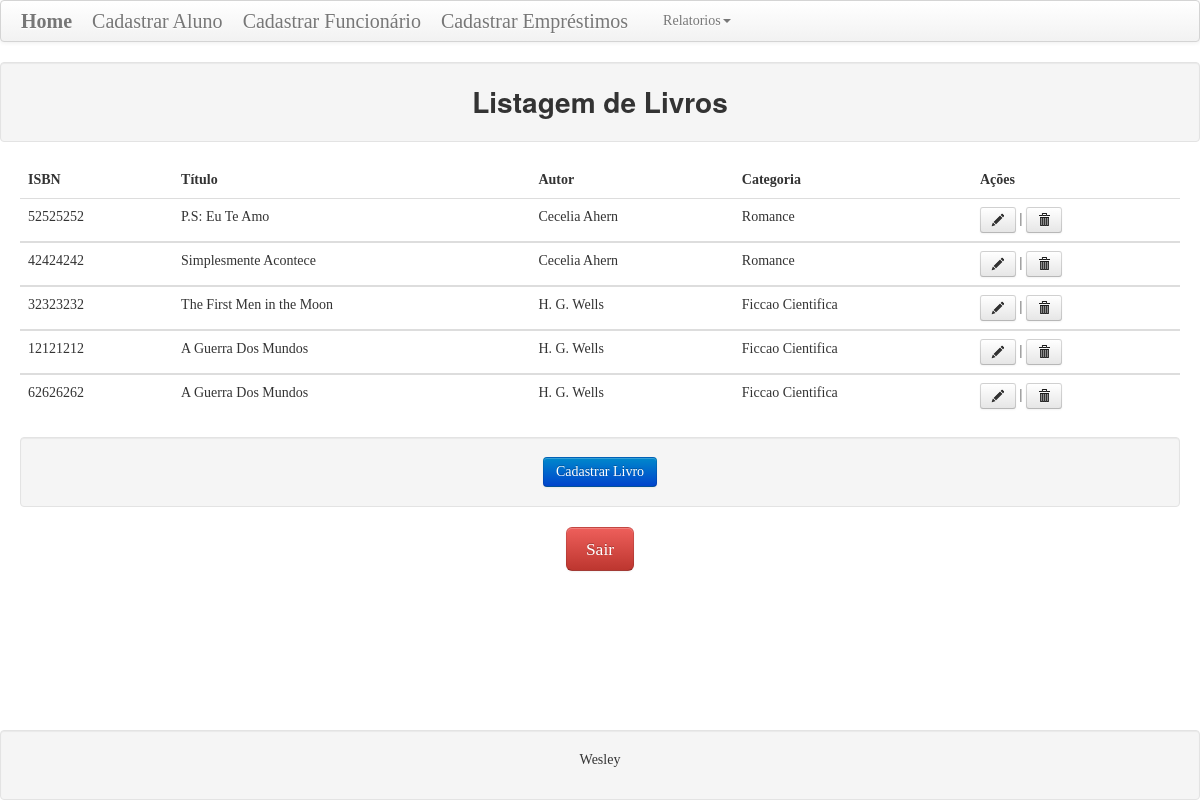
The app's page /home.php with its own data.
### tables this page shows
CREATE TABLE `livro` (
  `id_livro` int(9) NOT NULL,
  `isbn` int(90) NOT NULL,
  `categoria` varchar(20) NOT NULL,
  `autor` varchar(20) NOT NULL,
  `titulo` varchar(30) NOT NULL
);

### controlador/livro_controlador.php (called while the page is built, shortened)
<?php
require_once ('modelo/livro.php');
class livro_controlador {
    function lista() {
        $livro = new Livro();
        $livros = $livro -> listar();
        require_once ('visao/livro_lista.php');
    }
}
?>

### modelo/livro.php (called while the page is built, shortened)
<?php
class Livro {
    private $id, $isbn, $titulo, $autor, $categoria;
    function getId() {
        return $this -> id;
    }
    function setId($id) {
        $this -> id = $id;
    }
    function getIsbn() {
        return $this -> isbn;
    }
    function setIsbn($isbn) {
        $this -> isbn = $isbn;
    }
    function getTitulo() {
        return $this -> titulo;
    }
    function setTitulo($titulo) {
        $this -> titulo = $titulo;
    }
    function getAutor() {
        return $this -> autor;
    }
    function setAutor($autor) {
        $this -> autor = $autor;
    }
    function getCategoria() {
        return $this -> categoria;
    }
    function setCategoria($categoria) {
        $this -> categoria = $categoria;
    }
    function listar() {
        require_once ('modelo/db_conecta.php');
        $stmt = $conexao -> prepare("SELECT * FROM livro");
        $stmt -> execute();
        $livros = array();
        while ($item = $stmt -> fetch()) {
            $livro = new Livro();
            $livro -> setId($item['id_livro']);
            $livro -> setIsbn($item['isbn']);
            $livro -> setTitulo($item['titulo']);
            $livro -> setAutor($item['autor']);
            $livro -> setCategoria($item['categoria']);
            array_push($livros, $livro);
        }
        return $livros;
    }
}
?>

### visao/livro_lista.php (the view, shortened to what this page needs)
<!DOCTYPE html>
<html>
<head>
    <link rel="stylesheet" href="css/bootstrap.css" />
    <link rel="stylesheet" href="css/style.css" />
    <link rel="stylesheet" href="css/normalize.css" />
</head>
<body>
 <div class="navbar">
   <div class="navbar-inner">
      <div class="container">
      <a class="brand" href="home.php"><b>Home</b></a>
      <a class="brand" href="visao/cadastrar_aluno.php">Cadastrar Aluno</a>
      <a class="brand" href="visao/formulario_cadastro_func.php">Cadastrar Funcionário</a>
      <a class="brand" href="visao/form_emprestimos.php">Cadastrar Empréstimos</a>
                <ul class="nav navbar-nav">
                    <li class="dropdown"><a href="#" class="dropdown-toggle"
                        data-toggle="dropdown" role="button" aria-haspopup="true"
                        aria-expanded="false">Relatorios<span class="caret"></span></a>
					</li>
                </ul>
		</div>
   </div>
</div>
<h1 class="well" align="center">Listagem de Livros</h1>
 <div class="container-fluid">
    <table class="table table-hover">
    <thead>
        <tr>
        <th>ISBN</th>
        <th>Título</th>
        <th>Autor</th>
        <th>Categoria</th>
        <th>Ações</th>
    </tr>
    </thead>
    <?php foreach ($livros as $livro) { ?>
    <tbody>
    <tr>
        <td><?= $livro -> getIsbn() ?></td>
        <td><?= $livro -> getTitulo() ?></td>
        <td><?= $livro -> getAutor() ?></td>
        <td><?= $livro -> getCategoria() ?></td>
        <td>
        <a class="btn btn-small" rel="tooltip" data-placement="bottom" title="Editar Livro" id="editar" href="home.php?controlador=livro&acao=altera&id=<?= $livro -> getId() ?>"><i class="icon-pencil"></i></a> |
        <a class="btn btn-small" rel="tooltip" data-placement="bottom" title="Excluir Livro" id="excluir"  href="home.php?controlador=livro&acao=deleta&id=<?= $livro -> getId() ?>" onclick="return confirm('Confirma exclusão?')"><i class="icon-trash"></i></a>
        </td>
    </tr>
    </tbody>
    <?php } ?>
</table>
<p class="well alignMiddle"><a rel="tooltip" data-placement="bottom" title="Cadastrar Livro" id="cadastro" href="#myModal" role="button" data-toggle="modal" class="btn btn-primary">Cadastrar Livro</a></p>
</div>
<div class="navbar navbar-fixed-bottom  well">
    <p class="alignMiddle">
        Wesley
    </p>
</div>
</body>
</html>

### css/style.css (style rules this page uses)
* { margin: 0; padding: 0; font-family: "ProximaNovaLight"; }
.alignMiddle { text-align: center; }

### records on screen
livro: isbn "52525252", titulo "P.S: Eu Te Amo", autor "Cecelia Ahern", categoria "Romance"
livro: isbn "42424242", titulo "Simplesmente Acontece", autor "Cecelia Ahern", categoria "Romance"
livro: isbn "32323232", titulo "The First Men in the Moon", autor "H. G. Wells", categoria "Ficcao Cientifica"
livro: isbn "12121212", titulo "A Guerra Dos Mundos", autor "H. G. Wells", categoria "Ficcao Cientifica"
livro: isbn "62626262", titulo "A Guerra Dos Mundos", autor "H. G. Wells", categoria "Ficcao Cientifica"
